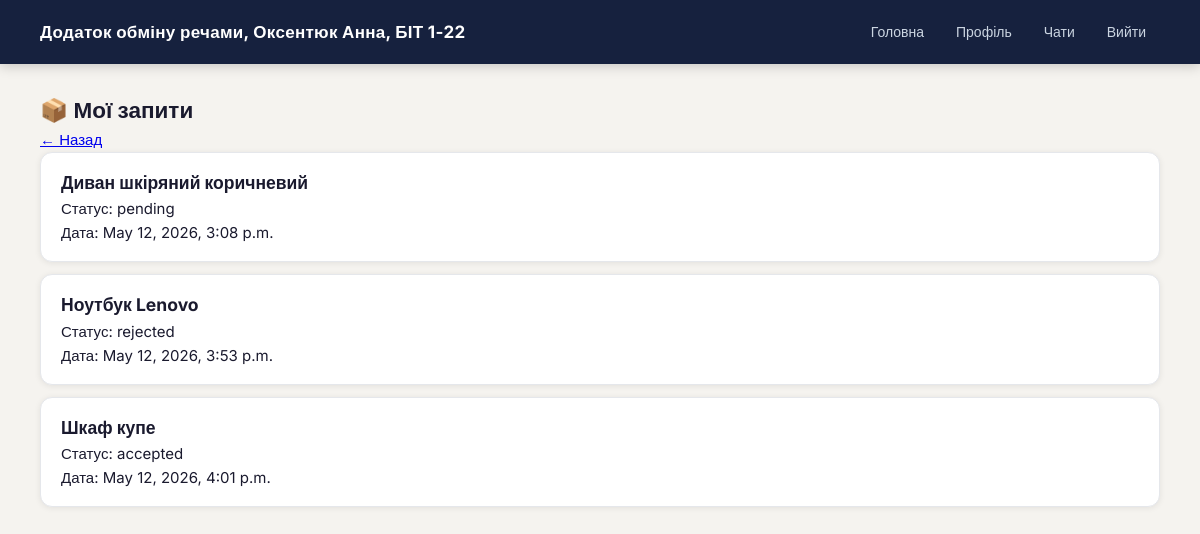
Screenshot of /my-requests/ (signed in) with the database file from the repository.
### main/models.py (models this page shows, shortened)
class ExchangeRequest(models.Model):
    STATUS_CHOICES = [
        ('pending', 'Очікує'),
        ('accepted', 'Прийнято'),
        ('rejected', 'Відхилено'),
    ]
    item = models.ForeignKey(Item, on_delete=models.CASCADE)
    requester = models.ForeignKey(User, on_delete=models.CASCADE)
    message = models.TextField(blank=True)
    status = models.CharField(
        max_length=10,
        choices=STATUS_CHOICES,
        default='pending'
    )
    created_at = models.DateTimeField(auto_now_add=True)

class Item(models.Model):
    title = models.CharField(max_length=100)          # назва речі
    description = models.TextField()                  # опис
    image = models.ImageField(upload_to='items/', blank=True, null=True)  # фото
    category = models.ForeignKey(Category, on_delete=models.SET_NULL, null=True)
    owner = models.ForeignKey(User, on_delete=models.CASCADE)
    available = models.BooleanField(default=True)     # чи доступна річ

### main/views.py (the view)
# urls.py: path('my-requests/', views.my_requests, name='my_requests'),
@login_required
def my_requests(request):
    requests = ExchangeRequest.objects.filter(requester=request.user)
    return render(request, 'main/my_requests.html', {'requests': requests})

### main/templates/main/my_requests.html
{% extends 'main/base.html' %}
{% block content %}
<h2>📦 Мої запити</h2>
<a href="{% url 'profile' %}">← Назад</a>
{% for req in requests %}
<div class="card">
    <h3>{{ req.item.title }}</h3>
    <p>Статус: {{ req.status }}</p>
    <p>Дата: {{ req.created_at }}</p>
</div>
{% empty %}
    <p>У вас ще немає запитів</p>
{% endfor %}
{% endblock %}

### main/static/css/style.css (style rules this page uses)
:root { --bg: #F5F3EF; --dark: #1A1A2E; --navbar-bg: #16213E; --accent: #E94560; --accent-hover: #c73652; --secondary: #0F3460; --text: #1A1A2E; --text-muted: #6B7280; --card: #FFFFFF; --border: #E5E7EB; --shadow: rgba(0, 0, 0, 0.08); }
* { box-sizing: border-box; margin: 0; padding: 0; }
body { font-family: 'Inter', Arial, sans-serif; background-color: var(--bg); color: var(--text); line-height: 1.6; font-size: 15px; }
.card { background: var(--card); padding: 16px 20px; border-radius: 12px; margin-bottom: 12px; border: 1px solid var(--border); box-shadow: 0 1px 6px var(--shadow); }

### rows the page displays
ExchangeRequest: item "Диван шкіряний коричневий", status "pending", created_at "May 12, 2026, 3:08 p.m."
ExchangeRequest: item "Ноутбук Lenovo", status "rejected", created_at "May 12, 2026, 3:53 p.m."
ExchangeRequest: item "Шкаф купе", status "accepted", created_at "May 12, 2026, 4:01 p.m."
